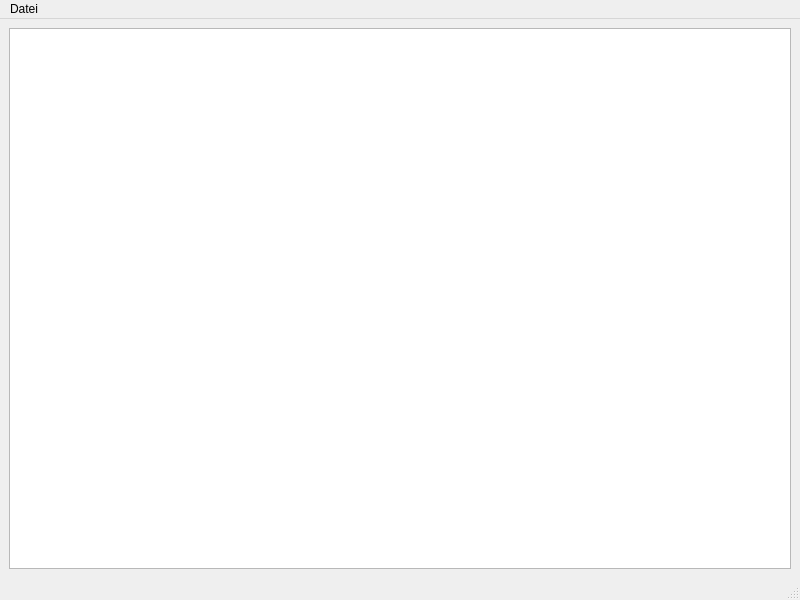
<?xml version="1.0" encoding="UTF-8"?>
<ui version="4.0">
 <class>MainWindow</class>
 <widget class="QMainWindow" name="MainWindow">
  <property name="geometry">
   <rect>
    <x>0</x>
    <y>0</y>
    <width>800</width>
    <height>600</height>
   </rect>
  </property>
  <property name="windowTitle">
   <string>MainWindow</string>
  </property>
  <property name="windowIcon">
   <iconset>
    <normaloff>../icons/tsv.svg</normaloff>../icons/tsv.svg</iconset>
  </property>
  <widget class="QWidget" name="centralwidget">
   <layout class="QVBoxLayout" name="verticalLayout">
    <item>
     <widget class="TableWidget" name="table_widget"/>
    </item>
   </layout>
  </widget>
  <widget class="QMenuBar" name="menubar">
   <property name="geometry">
    <rect>
     <x>0</x>
     <y>0</y>
     <width>800</width>
     <height>20</height>
    </rect>
   </property>
   <widget class="QMenu" name="menu_file">
    <property name="title">
     <string>Datei</string>
    </property>
    <addaction name="action_open"/>
    <addaction name="action_save"/>
    <addaction name="action_save_as"/>
   </widget>
   <addaction name="menu_file"/>
  </widget>
  <widget class="QStatusBar" name="statusbar"/>
  <action name="action_open">
   <property name="text">
    <string>Öffnen</string>
   </property>
   <property name="toolTip">
    <string>Öffnen</string>
   </property>
   <property name="statusTip">
    <string/>
   </property>
   <property name="shortcut">
    <string>Ctrl+O</string>
   </property>
  </action>
  <action name="action_save">
   <property name="text">
    <string>Speichern</string>
   </property>
   <property name="shortcut">
    <string>Ctrl+S</string>
   </property>
  </action>
  <action name="action_save_as">
   <property name="text">
    <string>Speichern unter</string>
   </property>
   <property name="shortcut">
    <string>Ctrl+Shift+S</string>
   </property>
  </action>
 </widget>
 <customwidgets>
  <customwidget>
   <class>TableWidget</class>
   <extends>QTableWidget</extends>
   <header>table.py</header>
  </customwidget>
 </customwidgets>
 <resources/>
 <connections/>
</ui>
